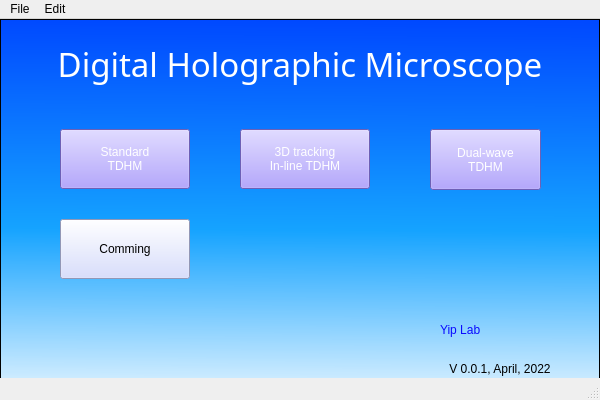
<?xml version="1.0" encoding="UTF-8"?>
<ui version="4.0">
 <class>MainWindow</class>
 <widget class="QMainWindow" name="MainWindow">
  <property name="geometry">
   <rect>
    <x>0</x>
    <y>0</y>
    <width>600</width>
    <height>400</height>
   </rect>
  </property>
  <property name="minimumSize">
   <size>
    <width>600</width>
    <height>400</height>
   </size>
  </property>
  <property name="maximumSize">
   <size>
    <width>600</width>
    <height>400</height>
   </size>
  </property>
  <property name="mouseTracking">
   <bool>false</bool>
  </property>
  <property name="focusPolicy">
   <enum>Qt::TabFocus</enum>
  </property>
  <property name="contextMenuPolicy">
   <enum>Qt::DefaultContextMenu</enum>
  </property>
  <property name="windowTitle">
   <string>Digital Holographic Microscope</string>
  </property>
  <property name="locale">
   <locale language="English" country="Canada"/>
  </property>
  <widget class="QWidget" name="centralwidget">
   <widget class="QLabel" name="label">
    <property name="geometry">
     <rect>
      <x>0</x>
      <y>0</y>
      <width>600</width>
      <height>90</height>
     </rect>
    </property>
    <property name="font">
     <font>
      <family>Arial Black</family>
      <pointsize>25</pointsize>
      <weight>10</weight>
      <italic>false</italic>
      <bold>false</bold>
     </font>
    </property>
    <property name="autoFillBackground">
     <bool>false</bool>
    </property>
    <property name="styleSheet">
     <string notr="true">font: 87 25pt &quot;Arial Black&quot;;
color: rgb(255, 255, 255);

</string>
    </property>
    <property name="text">
     <string>Digital Holographic Microscope</string>
    </property>
    <property name="alignment">
     <set>Qt::AlignCenter</set>
    </property>
   </widget>
   <widget class="QLabel" name="version">
    <property name="geometry">
     <rect>
      <x>400</x>
      <y>340</y>
      <width>200</width>
      <height>20</height>
     </rect>
    </property>
    <property name="styleSheet">
     <string notr="true">font: italic 9pt &quot;Arial&quot;;</string>
    </property>
    <property name="text">
     <string>V 0.0.1, April, 2022</string>
    </property>
    <property name="alignment">
     <set>Qt::AlignCenter</set>
    </property>
   </widget>
   <widget class="QPushButton" name="standard_TDHM">
    <property name="geometry">
     <rect>
      <x>60</x>
      <y>110</y>
      <width>130</width>
      <height>60</height>
     </rect>
    </property>
    <property name="mouseTracking">
     <bool>true</bool>
    </property>
    <property name="toolTip">
     <string>3D Image with Single wavelenth</string>
    </property>
    <property name="statusTip">
     <string>3D Image with Single wavelenth</string>
    </property>
    <property name="whatsThis">
     <string/>
    </property>
    <property name="styleSheet">
     <string notr="true">color: rgb(255, 255, 255);
font: 87 10pt &quot;Arial Black&quot;;
background-color: rgb(153, 135, 255);</string>
    </property>
    <property name="text">
     <string>Standard 
TDHM</string>
    </property>
   </widget>
   <widget class="QPushButton" name="in_line_TDHM">
    <property name="geometry">
     <rect>
      <x>240</x>
      <y>110</y>
      <width>130</width>
      <height>60</height>
     </rect>
    </property>
    <property name="mouseTracking">
     <bool>false</bool>
    </property>
    <property name="toolTip">
     <string>3D cell/particle tracking (please block the reference beam)</string>
    </property>
    <property name="statusTip">
     <string>3D cell/particle tracking (please block the reference beam)</string>
    </property>
    <property name="styleSheet">
     <string notr="true">color: rgb(255, 255, 255);
font: 87 10pt &quot;Arial Black&quot;;
background-color: rgb(153, 135, 255);</string>
    </property>
    <property name="text">
     <string>3D tracking
In-line TDHM</string>
    </property>
   </widget>
   <widget class="QPushButton" name="pushButton_2">
    <property name="geometry">
     <rect>
      <x>430</x>
      <y>110</y>
      <width>111</width>
      <height>61</height>
     </rect>
    </property>
    <property name="toolTip">
     <string>Standard TDHM with two wavelenth illumination</string>
    </property>
    <property name="statusTip">
     <string>Standard TDHM with two wavelenth illumination</string>
    </property>
    <property name="styleSheet">
     <string notr="true">color: rgb(255, 255, 255);
font: 87 10pt &quot;Arial Black&quot;;
background-color: rgb(153, 135, 255);</string>
    </property>
    <property name="text">
     <string>Dual-wave
TDHM</string>
    </property>
   </widget>
   <widget class="QPushButton" name="pushButton_3">
    <property name="geometry">
     <rect>
      <x>60</x>
      <y>200</y>
      <width>130</width>
      <height>60</height>
     </rect>
    </property>
    <property name="styleSheet">
     <string notr="true">font: 10pt &quot;Arial&quot;;
background-color: rgb(205, 212, 255);</string>
    </property>
    <property name="text">
     <string>Comming</string>
    </property>
   </widget>
   <widget class="QLabel" name="label_2">
    <property name="geometry">
     <rect>
      <x>440</x>
      <y>290</y>
      <width>131</width>
      <height>41</height>
     </rect>
    </property>
    <property name="styleSheet">
     <string notr="true">font: 75 bold 26pt &quot;Calibri&quot;;
color:rgb(10, 10, 255)</string>
    </property>
    <property name="text">
     <string>Yip Lab</string>
    </property>
   </widget>
   <widget class="QFrame" name="frame">
    <property name="geometry">
     <rect>
      <x>0</x>
      <y>0</y>
      <width>600</width>
      <height>400</height>
     </rect>
    </property>
    <property name="sizePolicy">
     <sizepolicy hsizetype="Fixed" vsizetype="Fixed">
      <horstretch>220</horstretch>
      <verstretch>50</verstretch>
     </sizepolicy>
    </property>
    <property name="sizeIncrement">
     <size>
      <width>1</width>
      <height>0</height>
     </size>
    </property>
    <property name="styleSheet">
     <string notr="true">QFrame#frame{
background-color: qlineargradient(spread:pad, x1:0.0113636, y1:0, x2:0, y2:1, stop:0 rgba(0, 73, 255, 255), stop:0.522727 rgba(21, 163, 255, 255), stop:1 rgba(255, 255, 255, 255));}</string>
    </property>
    <property name="frameShape">
     <enum>QFrame::StyledPanel</enum>
    </property>
    <property name="frameShadow">
     <enum>QFrame::Raised</enum>
    </property>
    <widget class="QWidget" name="widget_2" native="true">
     <property name="geometry">
      <rect>
       <x>0</x>
       <y>280</y>
       <width>271</width>
       <height>61</height>
      </rect>
     </property>
     <property name="sizePolicy">
      <sizepolicy hsizetype="Minimum" vsizetype="Minimum">
       <horstretch>200</horstretch>
       <verstretch>40</verstretch>
      </sizepolicy>
     </property>
     <property name="sizeIncrement">
      <size>
       <width>0</width>
       <height>0</height>
      </size>
     </property>
     <property name="styleSheet">
      <string notr="true">background-image: url(:/Uoft/UofT_label.png);
</string>
     </property>
    </widget>
   </widget>
   <zorder>frame</zorder>
   <zorder>label</zorder>
   <zorder>version</zorder>
   <zorder>standard_TDHM</zorder>
   <zorder>in_line_TDHM</zorder>
   <zorder>pushButton_2</zorder>
   <zorder>pushButton_3</zorder>
   <zorder>label_2</zorder>
  </widget>
  <widget class="QMenuBar" name="menubar">
   <property name="geometry">
    <rect>
     <x>0</x>
     <y>0</y>
     <width>600</width>
     <height>21</height>
    </rect>
   </property>
   <widget class="QMenu" name="menuFilt">
    <property name="title">
     <string>File</string>
    </property>
   </widget>
   <widget class="QMenu" name="menuEdit">
    <property name="title">
     <string>Edit</string>
    </property>
   </widget>
   <addaction name="menuFilt"/>
   <addaction name="menuEdit"/>
  </widget>
  <widget class="QStatusBar" name="statusbar"/>
 </widget>
 <resources>
  <include location="icons/icon.qrc"/>
 </resources>
 <connections/>
</ui>
